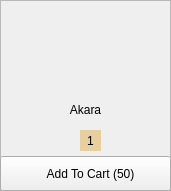
      <widget class="QFrame" name="frame_17">
       <property name="geometry">
        <rect>
         <x>700</x>
         <y>50</y>
         <width>171</width>
         <height>191</height>
        </rect>
       </property>
       <property name="frameShape">
        <enum>QFrame::StyledPanel</enum>
       </property>
       <property name="frameShadow">
        <enum>QFrame::Raised</enum>
       </property>
       <widget class="QLabel" name="label_23">
        <property name="geometry">
         <rect>
          <x>30</x>
          <y>10</y>
          <width>111</width>
          <height>91</height>
         </rect>
        </property>
        <property name="text">
         <string/>
        </property>
        <property name="pixmap">
         <pixmap resource="../icons/place.qrc">:/Assets/8295ad43-746f-4712-8179-778dd2dd9169.jpg</pixmap>
        </property>
        <property name="scaledContents">
         <bool>true</bool>
        </property>
       </widget>
       <widget class="QLabel" name="label_24">
        <property name="geometry">
         <rect>
          <x>25</x>
          <y>100</y>
          <width>121</width>
          <height>20</height>
         </rect>
        </property>
        <property name="styleSheet">
         <string notr="true">background-color: transparent;
padding-bottom: -3;
border: 0;
font: 11pt &quot;Agency FB&quot;;</string>
        </property>
        <property name="text">
         <string>Akara</string>
        </property>
        <property name="alignment">
         <set>Qt::AlignCenter</set>
        </property>
        <property name="wordWrap">
         <bool>true</bool>
        </property>
       </widget>
       <widget class="QPushButton" name="akaraminus">
        <property name="geometry">
         <rect>
          <x>60</x>
          <y>130</y>
          <width>21</width>
          <height>23</height>
         </rect>
        </property>
        <property name="styleSheet">
         <string notr="true">QPushButton{
border: 0;}
QPushButton:hover{
padding-left: -2px;
}
QPushButton:pressed{
padding-left: -5px;
}</string>
        </property>
        <property name="text">
         <string/>
        </property>
        <property name="icon">
         <iconset resource="../icons/place.qrc">
          <normaloff>:/Assets/minus-hexagon.png</normaloff>:/Assets/minus-hexagon.png</iconset>
        </property>
        <property name="iconSize">
         <size>
          <width>20</width>
          <height>20</height>
         </size>
        </property>
       </widget>
       <widget class="QPushButton" name="akaraplus">
        <property name="geometry">
         <rect>
          <x>100</x>
          <y>130</y>
          <width>21</width>
          <height>23</height>
         </rect>
        </property>
        <property name="styleSheet">
         <string notr="true">QPushButton{
border: 0;}
QPushButton:hover{
padding-left: 2px;
}
QPushButton:pressed{
padding-left: 5px;
}</string>
        </property>
        <property name="text">
         <string/>
        </property>
        <property name="icon">
         <iconset resource="../icons/place.qrc">
          <normaloff>:/Assets/plus-hexagon.png</normaloff>:/Assets/plus-hexagon.png</iconset>
        </property>
        <property name="iconSize">
         <size>
          <width>20</width>
          <height>20</height>
         </size>
        </property>
       </widget>
       <widget class="QLabel" name="akara_label">
        <property name="geometry">
         <rect>
          <x>80</x>
          <y>130</y>
          <width>21</width>
          <height>21</height>
         </rect>
        </property>
        <property name="styleSheet">
         <string notr="true">border: 0;
background-color: rgb(232, 208, 158)</string>
        </property>
        <property name="text">
         <string>1</string>
        </property>
        <property name="alignment">
         <set>Qt::AlignCenter</set>
        </property>
       </widget>
       <widget class="QPushButton" name="akaracart">
        <property name="geometry">
         <rect>
          <x>0</x>
          <y>156</y>
          <width>171</width>
          <height>35</height>
         </rect>
        </property>
        <property name="styleSheet">
         <string notr="true">QPushButton{
font: 11pt &quot;Agency FB&quot;;
padding-left: 10px;}
QPushButton:hover{
background-color: rgb(0, 0, 0);
color: rgb(255, 255, 255)
}</string>
        </property>
        <property name="text">
         <string>Add To Cart (50)</string>
        </property>
       </widget>
      </widget>
